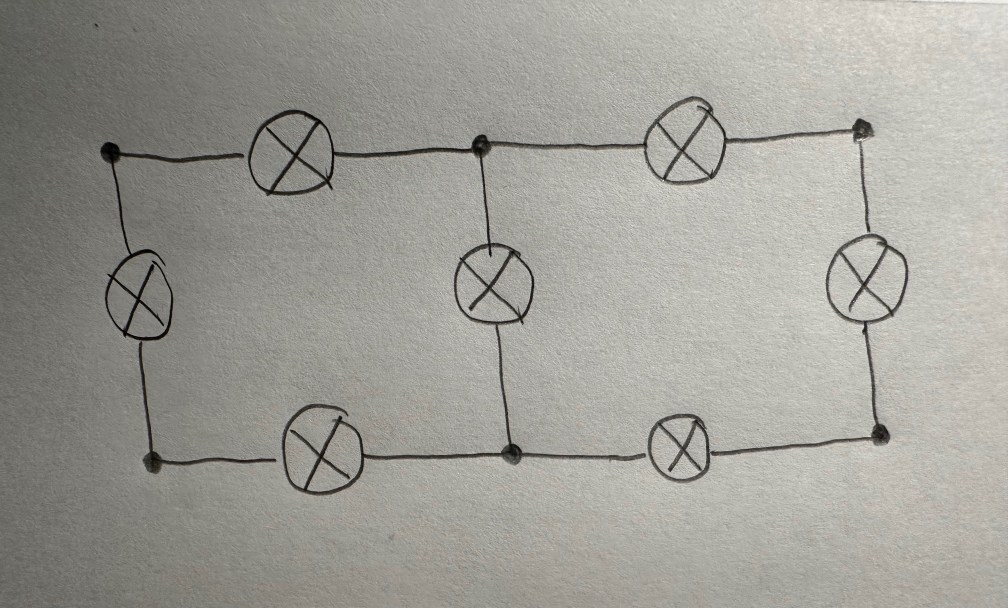
#> input picture test_circuits/lightbulb.jpg, 2016 x 1216 px (shown at 1/2 size)
$ python cv.py
#> lines starting #> are read from the running program, lines starting #| are printed output that depends on the picture; after the words box and inside, x2 and y2 are one past the last pixel; in counts of white or black regions, pixels touching at a corner belong together
### python/generate_subimages.py
import cv2
import numpy as np
import os

def load_image(filename):
    img = cv2.imread(filename, cv2.IMREAD_GRAYSCALE) # Read image

    if img.shape[1] > img.shape[0]:
        img = cv2.resize(img, (1920, 1080), interpolation=cv2.INTER_AREA)
    else:
        img = cv2.resize(img, (1080, 1920), interpolation=cv2.INTER_AREA)
    # print(f"Height: {img.shape[0]}")
    # print(f"Width: {img.shape[1]}")
    cv2.imshow("original img", img)
    cv2.waitKey(0)
    return img

def apply_threshold(img):
    binary_img = img.copy()

    binary_img = cv2.fastNlMeansDenoising(binary_img, None, 30, 21, 11)
    cv2.imshow(f"bin image", binary_img)
    cv2.waitKey(0)
    binary_img = cv2.adaptiveThreshold(binary_img, 255, cv2.ADAPTIVE_THRESH_GAUSSIAN_C,
                                          cv2.THRESH_BINARY, 49, 5)
    cv2.imshow(f"bin image", binary_img)
    cv2.waitKey(0)
    return binary_img

def apply_median_blur(img, ksize=37):
    b_img = img.copy()
    b_img = cv2.medianBlur(b_img, ksize)
    cv2.imshow("blur img", b_img)
    cv2.waitKey(0)
    return b_img

def get_circles(img):
    rows = img.shape[0]
    cols = img.shape[1]
    circles = cv2.HoughCircles(img, cv2.HOUGH_GRADIENT, 1, min(rows / 8, cols / 8),
    param1=200, param2=8,
    minRadius=5, maxRadius=80)

    if circles is not None:
        circles = circles.astype(int)
        circles = circles[0]
    else:
        print("NO CIRCLES DETECTED!!")
        exit

    new_circles = []
    for i in range(len(circles)):
        new_circles.append((circles[i][0], circles[i][1], circles[i][2]))

    print(new_circles)
    return new_circles

def show_circles(img, circles):
    circles_img = img.copy()
    # for x, y, r in circles:
    for i in range(len(circles)):
        x = circles[i][0]
        y = circles[i][1]
        r = circles[i][2]
        # circle center
        circles_img = cv2.circle(circles_img, (x, y), 1, (0, 100, 100), 6)
        circles_img = cv2.circle(circles_img, (x, y), r, (255, 0, 0), 20)


    cv2.imshow("detected circles", circles_img)
    cv2.waitKey(0)

def distance(circle1, circle2):
    x1, y1, _ = circle1
    x2, y2, _ = circle2
    return np.sqrt((x2 - x1)**2 + (y2 - y1)**2)

def getNeighbors(circle, circles):
    # direction = ["left", "right", "down", "up"]
    neighbors = [None] * 4
    this_x = circle[0]
    this_y = circle[1]
    this_r = circle[2]
    dist_differential = 40
    for other_circle in circles:
        if circle == other_circle:
            continue
        other_x = other_circle[0]
        other_y = other_circle[1]
        other_r = other_circle[2]
        up_dist = this_y - other_y
        down_dist = other_y - this_y
        left_dist = this_x - other_x
        right_dist = other_x - this_x
        distances = [left_dist, right_dist, down_dist, up_dist]
        e_dist = distance(circle, other_circle)
        for i in range(len(distances)):
            dir_dist = distances[i]
            if dir_dist > 0 and e_dist - dir_dist <= dist_differential and (neighbors[i] == None or dir_dist < neighbors[i][1]):
                neighbors[i] = (other_circle, dir_dist)

    result = [None] * 4
    for i in range(len(result)):
        if neighbors[i] != None:
            result[i] = neighbors[i][0]

    return result

# [17 lines left out: function show_neighbors, not called in this run]

# [25 lines of commented-out code are left out]


def get_subimages(img, edges):
    sub_images = []

    cut_off = 50
    binary_img = img.copy()

    binary_img = cv2.fastNlMeansDenoising(binary_img, None, 50, 11, 11)
    cv2.imshow(f"bin image", binary_img)
    cv2.waitKey(0)
    binary_img = cv2.adaptiveThreshold(binary_img, 255, cv2.ADAPTIVE_THRESH_GAUSSIAN_C,
                                          cv2.THRESH_BINARY, 27, 5)
    cv2.imshow(f"bin image", binary_img)
    cv2.waitKey(0)

    for circle1, circle2 in edges:
        isHorizontal = abs(circle1[0] - circle2[0]) > abs(circle1[1] - circle2[1])
        if isHorizontal:
            leftX = min(circle1[0], circle2[0]) + 50
            rightX = max(circle1[0], circle2[0]) - 49
            print(f"Left: {leftX} right: {rightX}")
            # pick one of the y coordinates
            y = min(circle1[1], circle2[1]) + 30
            while y < img.shape[0]:
                has_black = False
                for x in range(leftX, rightX):
                    if binary_img[y, x] < 255:
                        has_black = True
                        break
                if has_black:
                    y += 2
                else:
                    break
            upper_y = min(y + 20, img.shape[0])
            y = min(circle1[1], circle2[1]) - 30
            while y > 0:
                has_black = False
                for x in range(leftX, rightX):
                    if binary_img[y, x] < 255:
                        has_black = True
                        break
                if has_black:
                    y -= 2
                else:
                    break
            lower_y = max(0, y - 20)
            sub_image = img[lower_y: upper_y, leftX:rightX]
            sub_images.append([circle1, circle2, sub_image])
        else:
            lowerY = min(circle1[1], circle2[1]) + 50
            upperY = max(circle1[1], circle2[1]) - 49
            # pick one of the x coordinates
            x = min(circle1[0], circle2[0]) + 30
            while x < img.shape[1]:
                has_black = False
                for y in range(lowerY, upperY):
                    if binary_img[y, x] < 255:
                        has_black = True
                        break
                if has_black:
                    x += 2
                else:
                    break
            right_x = min(x + 20, img.shape[1])
            x = min(circle1[0], circle2[0]) - 30
            while x > 0:
                has_black = False
                for y in range(lowerY, upperY):
                    if binary_img[y, x] < 255:
                        has_black = True
                        break
                if has_black:
                    x -= 2
                else:
                    break
            left_x = max(0, x - 20)
            sub_image = img[lowerY: upperY, left_x:right_x]
            sub_images.append([circle1, circle2, sub_image])

    return sub_images

def get_edges_subimages(filename):
    user_img = load_image(filename)
    thresholded_img = apply_threshold(user_img)
#> in apply_threshold, `binary_img = cv2.adaptiveThreshold(binary_img, 255, cv2.ADAPTIVE_THRES..`:
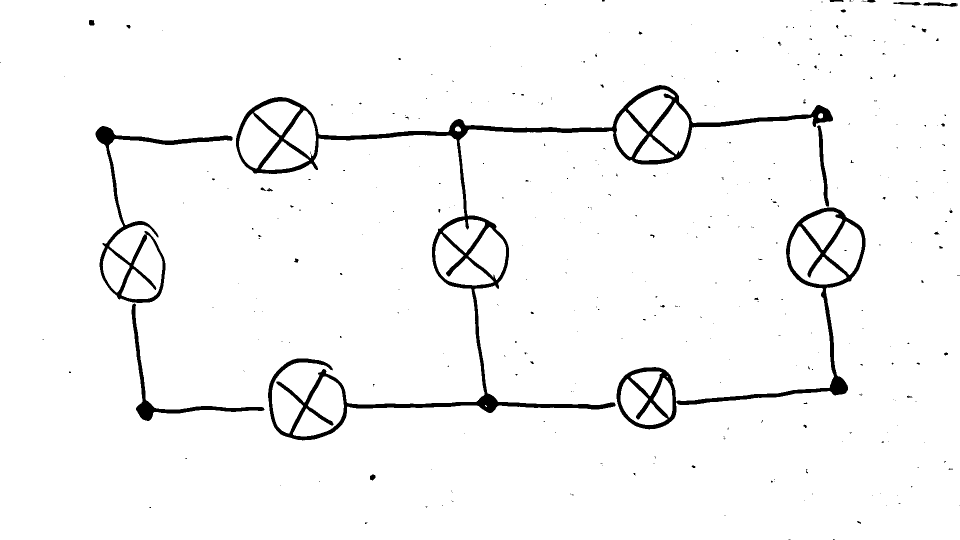
#> binary_img: shape (1080, 1920) (shown at 1/2 size); 96.6% white; 351 black regions (310 under 20 px), largest, box (x1, y1, x2, y2) and area: (472, 170, 1666, 881) 38907, (1233, 415, 1731, 859) 15118, (191, 252, 465, 606) 8666
    med_blurred_img = apply_median_blur(thresholded_img)
#> in apply_median_blur, `b_img = cv2.medianBlur(b_img, ksize)`:
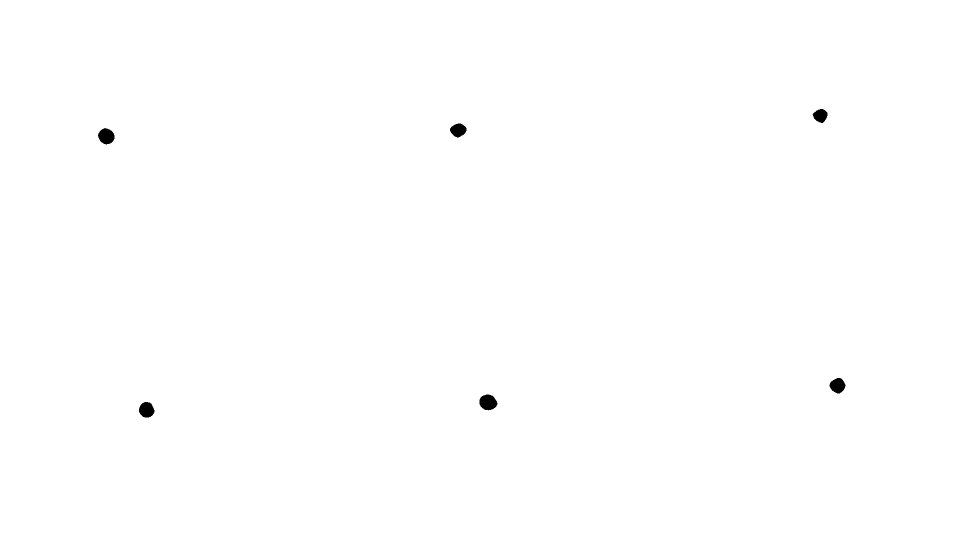
#> b_img: shape (1080, 1920) (shown at 1/2 size); 99.8% white; 6 black regions, box (x1, y1, x2, y2) and area: (959, 789, 995, 821) 863, (196, 256, 229, 289) 794, (278, 804, 309, 835) 738, (1659, 756, 1691, 787) 712, (900, 247, 933, 275) 662, (1625, 218, 1655, 246) 586
    circles = get_circles(med_blurred_img)
#> in get_circles, `circles = cv2.HoughCircles(img, cv2.HOUGH_GRADIENT, 1, min(rows / 8, c..`: circles = [[974.5, 803.5, 16.3], [292.5, 818.5, 15.4], [1675.5, 771.5, 14.9], [213.5, 270.5, 16.9], [916.5, 258.5, 15.9], [1640.5, 229.5, 13.4]]
#> in get_circles, `circles = circles.astype(int)`: circles = [[974, 803, 16], [292, 818, 15], [1675, 771, 14], [213, 270, 16], [916, 258, 15], [1640, 229, 13]]
#> the loop in get_circles, `for i in range(len(circles)):` made 6 passes
#> after the loop in get_circles, `for i in range(len(circles)):`: new_circles = [(974, 803, 16), (292, 818, 15), (1675, 771, 14), (213, 270, 16), (916, 258, 15), (1640, 229, 13)]
#| [(974, 803, 16), (292, 818, 15), (1675, 771, 14), (213, 270, 16), (916, 258, 15), (1640, 229, 13)]
#> circles has the same summary as new_circles in get_circles
    show_circles(user_img, circles)
#> the loop in show_circles, `for i in range(len(circles)):` made 6 passes
#> pass 1, in show_circles, `circles_img = cv2.circle(circles_img, (x, y), r, (255, 0, 0), 20)`:
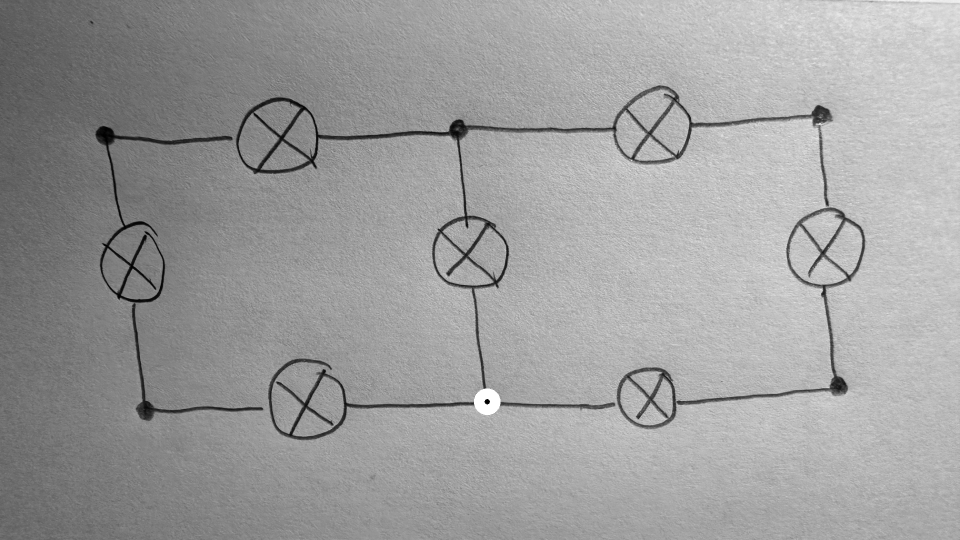
#> circles_img: shape (1080, 1920) (shown at 1/2 size); min 0, max 255, mean 157.2
#> pass 2, in show_circles, `circles_img = cv2.circle(circles_img, (x, y), r, (255, 0, 0), 20)`:
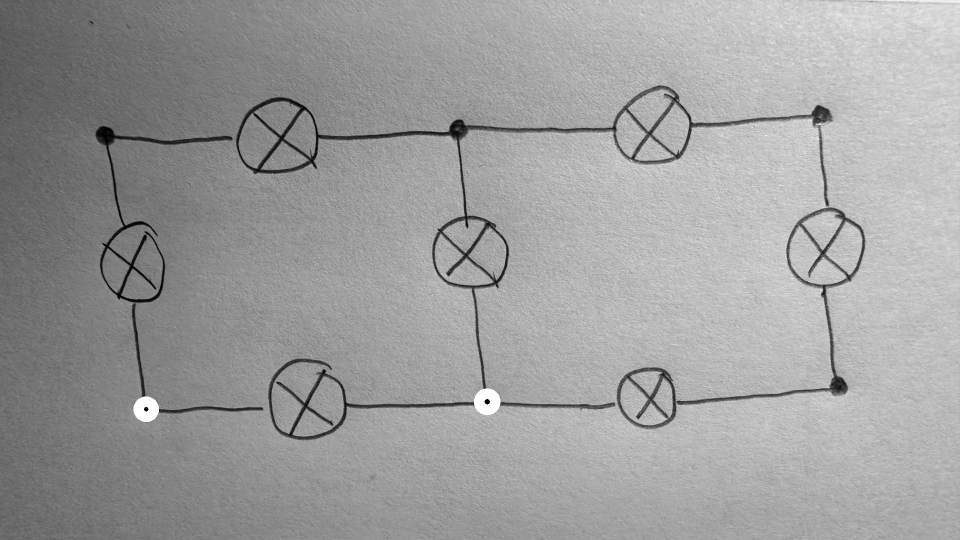
#> circles_img: shape (1080, 1920) (shown at 1/2 size); min 0, max 255, mean 157.4
#> after the loop in show_circles, `for i in range(len(circles)):`:
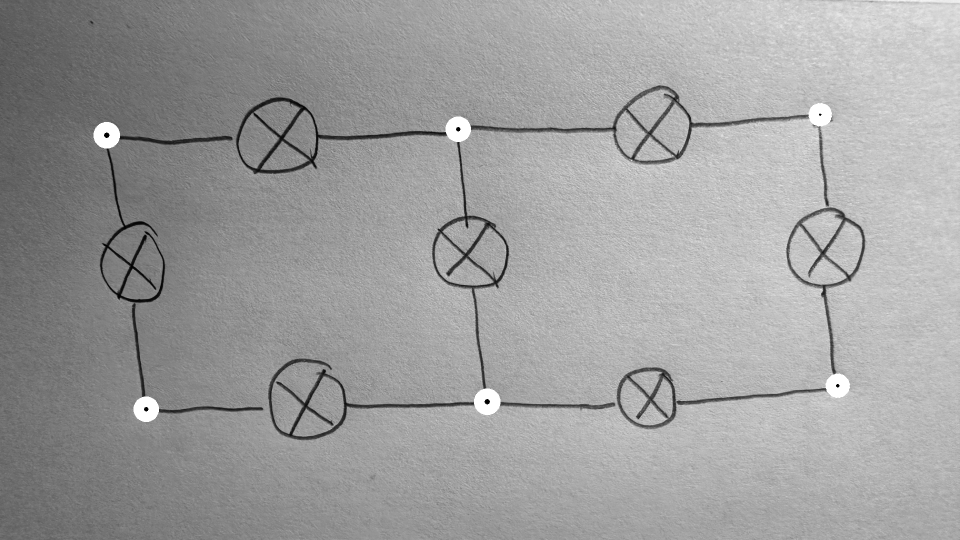
#> circles_img: shape (1080, 1920) (shown at 1/2 size); 0.37% of pixels changed, all inside (x1, y1, x2, y2) = (187, 206, 1700, 796)

    neighbors = {}
    for circle in circles:
        nbors = getNeighbors(circle, circles)
        neighbors[circle] = nbors
#> this loop made 6 passes
#> (this_x in getNeighbors, this_y in getNeighbors, this_r in getNeighbors) on passes 1 to 6: (974, 803, 16), (292, 818, 15), (1675, 771, 14), (213, 270, 16), (916, 258, 15), (1640, 229, 13)
#> after the loop, neighbors = 6 items
    print(neighbors)
#> (printed output is left out)

    # show_neighbors(user_img, neighbors)

    # node_map = get_nodes(circles, neighbors)

    edges = set()
    for circle in neighbors:
        circle_neighbors = neighbors[circle]
        for i in range(len(circle_neighbors)):
            neighbor = circle_neighbors[i]
            if neighbor and (circle, neighbor) not in edges and (neighbor, circle) not in edges:
                # if neighbor is to the left or below
                if i % 2 == 0:
                    edges.add((neighbor, circle))
                # neighbor is to the right or above
                else:
                    edges.add((circle, neighbor))
#> this loop made 6 passes
#> after the loop, edges = 7 items
    print(edges)
#> (printed output is left out)

    cv2.destroyAllWindows()

    sub_images = get_subimages(user_img, edges)
#> the loop in get_subimages, `for circle1, circle2 in edges:` made 7 passes
#> pass 1, in get_subimages, `sub_image = img[lower_y: upper_y, leftX:rightX]`:
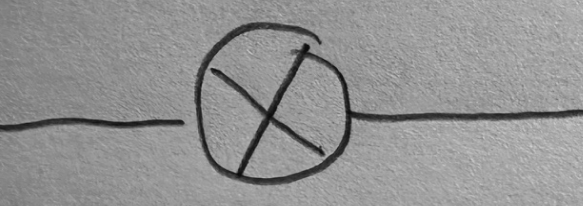
#> sub_image: shape (206, 583); min 11, max 209, mean 146.3
#> pass 3, in get_subimages, `sub_image = img[lowerY: upperY, left_x:right_x]`:
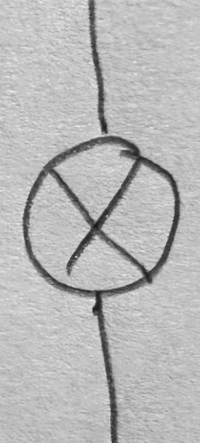
#> sub_image: shape (443, 200); min 21, max 238, mean 184.6
#> sub_images = 7 items

    for i in range(len(sub_images)):
        cv2.imshow(f"component{i}", sub_images[i][2])
        cv2.waitKey(0)
        name = filename[filename.rfind('/')+ 1: filename.rfind('.')]
        cv2.imwrite(f"../generated_components/{name}{random.randrange(0, 100000)}.jpg", sub_images[i][2])
#> this loop made 7 passes
    cv2.destroyAllWindows()
    return sub_images

import random

# [6 lines that do not run on import are left out]

### python/parse_dataset.py
import cv2
import sys
import os
import re
import numpy as np
import random as rng

def get_dataset(orb, t_lower, t_upper):
    dataset_dir = "../component_dataset"
    dataset = []
    dataset_size = 0
    dataset_bytes = 0
    num_descriptors = 0
    for filename in os.scandir(dataset_dir):
        if not filename.is_file():
            continue
        dataset_img = cv2.imread(f"{dataset_dir}/{filename.name}", cv2.IMREAD_GRAYSCALE)
        bil = dataset_img.copy()
        # cv2.imshow('original', bil)
        # cv2.waitKey(0)

        bil = cv2.medianBlur(bil, 3)
        # cv2.imshow('median blurred', bil)
        # cv2.waitKey(0)

        bil = cv2.fastNlMeansDenoising(bil, None, 30, 7, 11)
        # cv2.imshow('denoise', bil)
        # cv2.waitKey(0)

        bil = cv2.adaptiveThreshold(bil, 255, cv2.ADAPTIVE_THRESH_GAUSSIAN_C,
                                            cv2.THRESH_BINARY, 31, 5)
        # cv2.imshow('adapt thresh', bil)
        # cv2.waitKey(0)

        bil = cv2.medianBlur(bil, 5)
        # cv2.imshow('med blurr again', bil)
        # cv2.waitKey(0)

        dataset_edge = cv2.Canny(bil, t_lower, t_upper)
        # cv2.imshow(f"dataset img: {filename.name}", dataset_edge)
        # cv2.waitKey(0)
        # cv2.destroyAllWindows()

        dataset_keypoints, dataset_descriptors = orb.detectAndCompute(dataset_edge, None)

        # [5 lines of commented-out code are left out]

        brief = cv2.xfeatures2d.BriefDescriptorExtractor_create()
        dataset_keypoints, dataset_descriptors = brief.compute(dataset_edge, dataset_keypoints)
        # if not dataset_keypoints:
        #     continue
        # print(f"Dataset image {filename.name} descriptors len: {len(dataset_descriptors)}, size in bytes: {sys.getsizeof(dataset_descriptors)}")
        dataset.append((filename.name[:re.search(r'\d', filename.name).start()], dataset_edge, dataset_keypoints, dataset_descriptors))
        dataset_size += 1
        dataset_bytes += sys.getsizeof(dataset_descriptors)
        num_descriptors += len(dataset_descriptors)

    # print(f"Dataset number of components: {dataset_size};  avg number of descriptors: {num_descriptors // dataset_size}; avg number of bytes per component: {dataset_bytes // dataset_size}; total bytes: {dataset_bytes}")
    return dataset

### python/cv.py
import cv2
import itertools

from component_classification import get_component_classifications
from generate_subimages import get_edges_subimages
from parse_dataset import get_dataset

# [28 lines left out: function generate_circuits, not called in this run]


if __name__ == "__main__":
    # list of [circle1, circle2, subimages]
    edge_subimages = get_edges_subimages("../test_circuits/lightbulb.jpg")
#> edge_subimages = 7 items

    # Setting parameter values for Canny
    t_lower = 100 # Lower Threshold
    t_upper = 300 # Upper threshold
    orb = cv2.ORB_create()
    dataset = get_dataset(orb, t_lower, t_upper)
#> (the run stopped early here; a loop or call above may not have finished)
